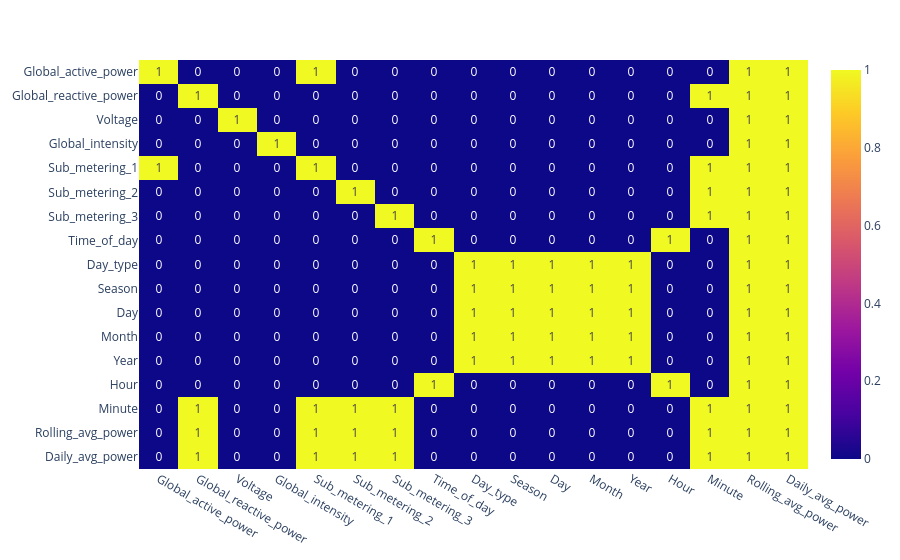

Notebook code for this chart:
### Code cell
fig = px.imshow(testing_result, text_auto=True, aspect="auto")
fig.show()

### Figure 1 — Plotly figure (JSON) as saved in the notebook; plotly's stock layout.template omitted (floating-point values rounded to 4 significant figures; data arrays with more than 128 entries replaced by an {"elided": "..."} marker saying what was removed)
{"data": [{"coloraxis": "coloraxis", "hovertemplate": "x: %{x}<br>y: %{y}<br>color: %{z}<extra></extra>", "name": "0", "texttemplate": "%{z}", "type": "heatmap", "x": ["Global_active_power", "Global_reactive_power", "Voltage", "Global_intensity", "Sub_metering_1", "Sub_metering_2", "Sub_metering_3", "Time_of_day", "Day_type", "Season", "Day", "Month", "Year", "Hour", "Minute", "Rolling_avg_power", "Daily_avg_power"], "xaxis": "x", "y": ["Global_active_power", "Global_reactive_power", "Voltage", "Global_intensity", "Sub_metering_1", "Sub_metering_2", "Sub_metering_3", "Time_of_day", "Day_type", "Season", "Day", "Month", "Year", "Hour", "Minute", "Rolling_avg_power", "Daily_avg_power"], "yaxis": "y", "z": {"elided": "17x17 int values"}}], "layout": {"coloraxis": {"colorscale": [[0, "#0d0887"], [0.1111, "#46039f"], [0.2222, "#7201a8"], [0.3333, "#9c179e"], [0.4444, "#bd3786"], [0.5556, "#d8576b"], [0.6667, "#ed7953"], [0.7778, "#fb9f3a"], [0.8889, "#fdca26"], [1, "#f0f921"]]}, "margin": {"t": 60}, "xaxis": {"anchor": "y", "domain": [0, 1]}, "yaxis": {"anchor": "x", "autorange": "reversed", "domain": [0, 1]}}}
